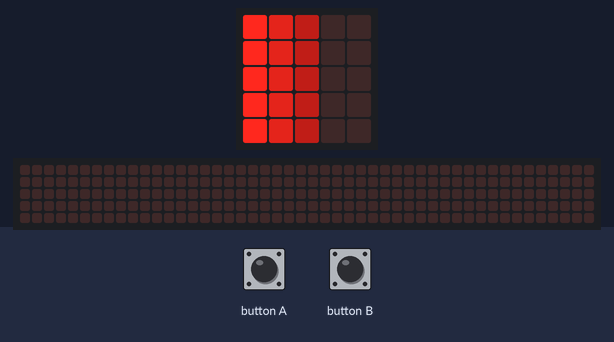
Bench run of a program on a simulated BBC micro:bit running MicroPython. Parts: the board's 5×5 LED display, a strip that is not on the board, showing the scrolling text unrolled. The test bench sets the inputs (shaded band). Random numbers come from a fixed seed; the 48×5 strip is a reading aid, not a part: it shows the text the display is scrolling, unrolled, one strip-width of it at a time.

Above: at 1.1 s.
At 6.47 s:
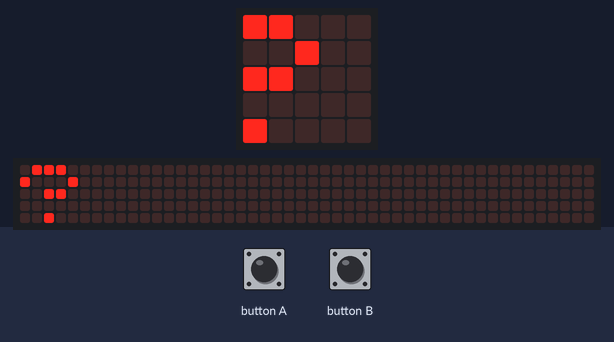
6.5 s: button B pressed for 1 s
At 7.4 s:
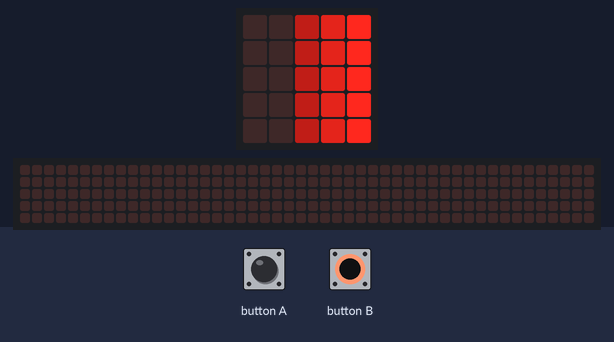
At 21.8 s:
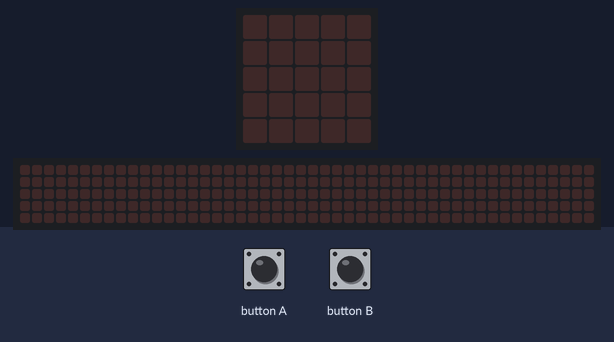

The program:

microbit-Simon_Says.py
```python
from microbit import *
import random

left = Image("96300:"
             "96300:"
             "96300:"
             "96300:"
             "96300")

right = Image("00369:"
             "00369:"
             "00369:"
             "00369:"
             "00369")

plus = Image("00000:"
             "00900:"
             "09990:"
             "00900:"
             "00000")

AB = ["A", "B"]

#Let's start with a sequence of three characters
sequence = random.choice(AB) + random.choice(AB) + random.choice(AB)


correct = True
sleep(1000)

while correct == True:
  #Let's start by displaying the sequence
  for character in sequence:
        if character=="A":
            display.show(left)
        elif character=="B":
            display.show(right)
        sleep(1000)
        display.show(plus)
        sleep(500)

  display.scroll("?")

  #Capture user input
  #The numbers of time the user will need to press the buttons depends on the length of the sequence
  maxInputs = len(sequence)
  capturedInputs = 0
  while capturedInputs < maxInputs and correct == True:
     if button_a.is_pressed():
        display.show(left)
        #Did the user guess it wrong?
        if sequence[capturedInputs] == "B":
            correct = False
        sleep(500)
        display.show(plus)
        capturedInputs += 1
     if button_b.is_pressed():
        display.show(right)
       #Did the user guess it wrong?
        if sequence[capturedInputs] == "A":
            correct = False
        sleep(500)
        display.show(plus)
        capturedInputs += 1

  #Add an extra character to the sequence
  if correct==True:
        sequence = sequence + random.choice(AB)
        display.show(Image.HAPPY)
        sleep(1000)

#Display Game Over  + final score
if len(sequence)>3:
    display.scroll("Game Over: Score: " + str(len(sequence)))
else:
    display.scroll("Game Over: Score: 0")
```

Measured:
- what the display in image 0 shows lasts 1.0 s, from 1.0 s to 2.0 s
